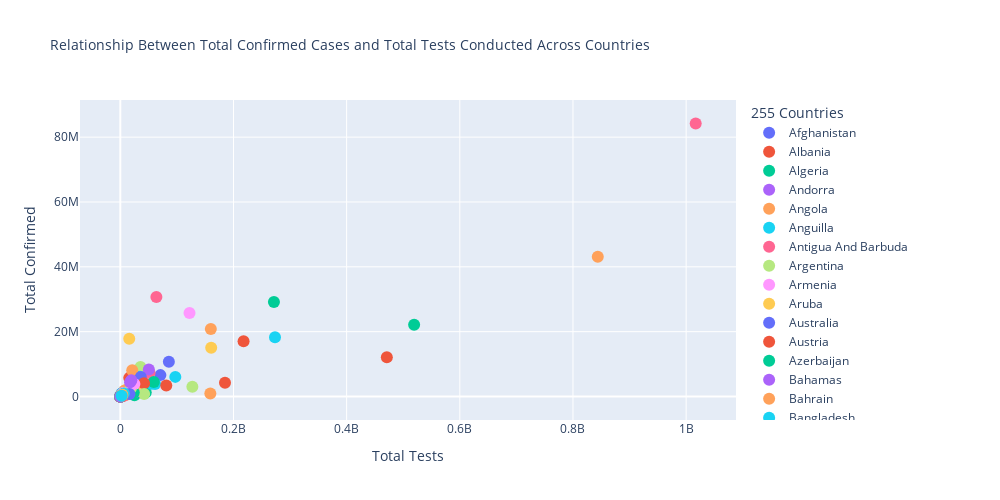

This figure's notebook cell:
### Markdown cell above
Plotting the correlation between total recovered and the total tests and between total deaths and the total tests

### Code cell
#scatter plot of the total recovered vs total tests

fig = px.scatter(
    summary_data_df_copy,
    x='total_tests',
    y='total_confirmed',
    trendline='ols',
    color='country',
    width=1000,
    height=500,
    title="Relationship Between Total Confirmed Cases and Total Tests Conducted Across Countries",
    labels={'total_tests':'Total Tests', 'total_confirmed':'Total Confirmed', 'country':'255 Countries'}
)

fig.update_layout(title={"font": {"size": 14}})
fig.update_traces(marker_size=12)

fig.show()
